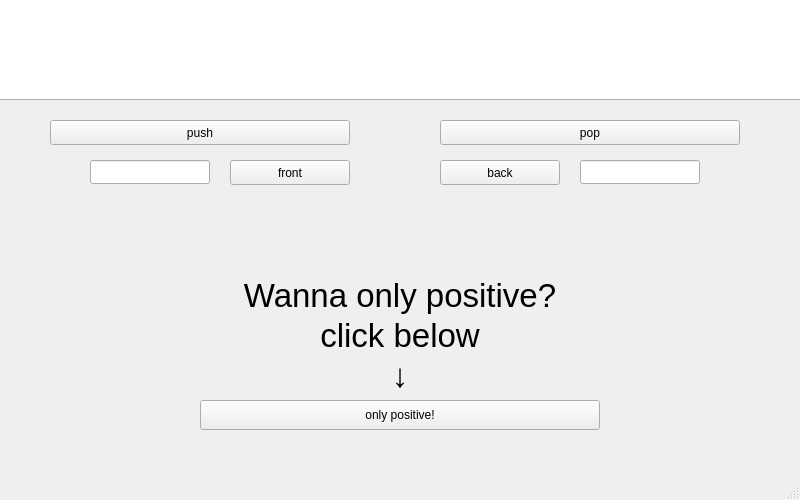
<?xml version="1.0" encoding="UTF-8"?>
<ui version="4.0">
 <class>MainWindow</class>
 <widget class="QMainWindow" name="MainWindow">
  <property name="geometry">
   <rect>
    <x>0</x>
    <y>0</y>
    <width>800</width>
    <height>500</height>
   </rect>
  </property>
  <property name="windowTitle">
   <string>MainWindow</string>
  </property>
  <widget class="QWidget" name="centralwidget">
   <widget class="QLineEdit" name="lineEditQueue">
    <property name="geometry">
     <rect>
      <x>-10</x>
      <y>-10</y>
      <width>820</width>
      <height>110</height>
     </rect>
    </property>
    <property name="font">
     <font>
      <pointsize>15</pointsize>
     </font>
    </property>
    <property name="alignment">
     <set>Qt::AlignCenter</set>
    </property>
   </widget>
   <widget class="QPushButton" name="btnqPop">
    <property name="geometry">
     <rect>
      <x>440</x>
      <y>120</y>
      <width>300</width>
      <height>25</height>
     </rect>
    </property>
    <property name="text">
     <string>pop</string>
    </property>
   </widget>
   <widget class="QLineEdit" name="lineEditFront">
    <property name="geometry">
     <rect>
      <x>90</x>
      <y>160</y>
      <width>120</width>
      <height>24</height>
     </rect>
    </property>
   </widget>
   <widget class="QPushButton" name="btnqPush">
    <property name="geometry">
     <rect>
      <x>50</x>
      <y>120</y>
      <width>300</width>
      <height>25</height>
     </rect>
    </property>
    <property name="text">
     <string>push</string>
    </property>
   </widget>
   <widget class="QPushButton" name="btnFront">
    <property name="geometry">
     <rect>
      <x>230</x>
      <y>160</y>
      <width>120</width>
      <height>25</height>
     </rect>
    </property>
    <property name="text">
     <string>front</string>
    </property>
   </widget>
   <widget class="QPushButton" name="btnBack">
    <property name="geometry">
     <rect>
      <x>440</x>
      <y>160</y>
      <width>120</width>
      <height>25</height>
     </rect>
    </property>
    <property name="text">
     <string>back</string>
    </property>
   </widget>
   <widget class="QLineEdit" name="lineEditBack">
    <property name="geometry">
     <rect>
      <x>580</x>
      <y>160</y>
      <width>120</width>
      <height>24</height>
     </rect>
    </property>
   </widget>
   <widget class="QPushButton" name="btnPosotive">
    <property name="geometry">
     <rect>
      <x>200</x>
      <y>400</y>
      <width>400</width>
      <height>30</height>
     </rect>
    </property>
    <property name="text">
     <string>only positive!</string>
    </property>
   </widget>
   <widget class="QLabel" name="label">
    <property name="geometry">
     <rect>
      <x>200</x>
      <y>270</y>
      <width>400</width>
      <height>50</height>
     </rect>
    </property>
    <property name="font">
     <font>
      <pointsize>25</pointsize>
     </font>
    </property>
    <property name="text">
     <string>Wanna only positive?</string>
    </property>
    <property name="alignment">
     <set>Qt::AlignCenter</set>
    </property>
   </widget>
   <widget class="QLabel" name="label_2">
    <property name="geometry">
     <rect>
      <x>200</x>
      <y>310</y>
      <width>400</width>
      <height>50</height>
     </rect>
    </property>
    <property name="font">
     <font>
      <pointsize>25</pointsize>
     </font>
    </property>
    <property name="text">
     <string>click below</string>
    </property>
    <property name="alignment">
     <set>Qt::AlignCenter</set>
    </property>
   </widget>
   <widget class="QLabel" name="label_3">
    <property name="geometry">
     <rect>
      <x>200</x>
      <y>350</y>
      <width>400</width>
      <height>50</height>
     </rect>
    </property>
    <property name="font">
     <font>
      <pointsize>25</pointsize>
     </font>
    </property>
    <property name="text">
     <string>↓</string>
    </property>
    <property name="alignment">
     <set>Qt::AlignCenter</set>
    </property>
   </widget>
  </widget>
  <widget class="QMenuBar" name="menubar">
   <property name="geometry">
    <rect>
     <x>0</x>
     <y>0</y>
     <width>800</width>
     <height>22</height>
    </rect>
   </property>
  </widget>
  <widget class="QStatusBar" name="statusbar"/>
 </widget>
 <resources/>
 <connections/>
</ui>
